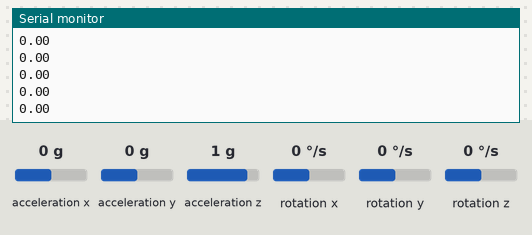
Simulated run of this sketch. Board: Arduino Uno, built with avr-gcc and run on an emulated ATmega328P. Parts: the last lines printed to the serial monitor. The inputs (shaded band) are chosen by the test bench; at power-on: rotation z 0 °/s, acceleration x 0 g, acceleration y 0 g, acceleration z 1 g, rotation x 0 °/s, rotation y 0 °/s.

Above: at 3.2 s.
3.3 s: rotation z set to -192 °/s
At 3.32 s:
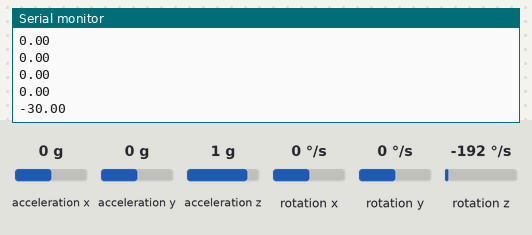
4.8 s: rotation z set to -100 °/s
At 4.83 s:
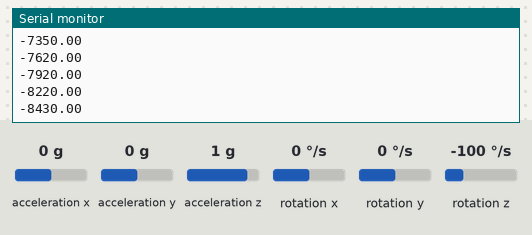
Timing chart, 0 to 7.8 s (numbered marks = the images above; inputs shaded):
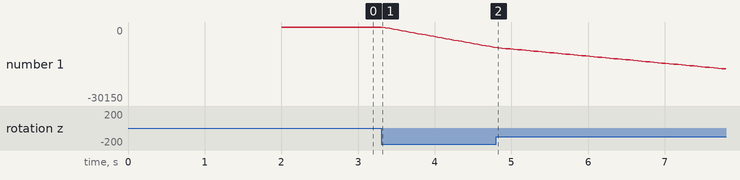

Measured:
- after the input at 3.3 s, the serial monitor: prints a new line at once (image 1)
- plotted number 1: 0 → -8220 after the input at 3.3 s

The sketch:

GetSteering.ino
```cpp
#include "Wire.h"
#include <MPU6050_light.h>

MPU6050 mpu(Wire);
unsigned long timer = 0;

void setup() {
  Serial.begin(115200);
  Wire.begin();

  byte status = mpu.begin();
  Serial.print(F("MPU6050 status: "));
  Serial.println(status);
  while (status != 0) { }
  Serial.println(F("Calculating offsets, do not move MPU6050"));
  delay(1000);
  // mpu.upsideDownMounting = true;
  mpu.calcOffsets(); // gyro and accelero
//  Serial.println("Done!\n");
}

void loop() {
  mpu.update();

  if ((millis() - timer) > 50) {

    float z = map(mpu.getAngleZ(), -30, 30, -900, 900);
    Serial.println(z);

    timer = millis();
  }
}
```
